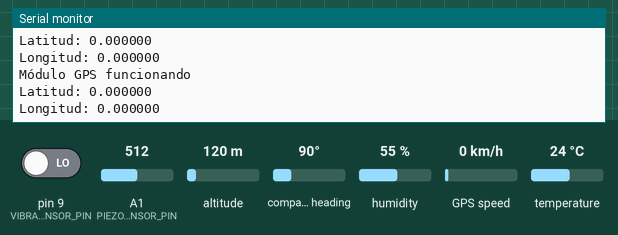
The sketch below on a simulated Arduino Uno, built with avr-gcc and run on an emulated ATmega328P. On the bench: the last lines printed to the serial monitor. The test bench sets the inputs (shaded band); at power-on: humidity 55 %, A1 (PIEZO_SENSOR_PIN) = 512, pin 9 (VIBRATION_SENSOR_PIN) LOW, temperature 24 °C, altitude 120 m, compass heading 90°, GPS speed 0 km/h. The GPS gets a fix after 3 s at 37.7749, -122.4194 with 8 satellites.

Above: at 3.8 s.
3.9 s: humidity set to 22 %
At 3.97 s:
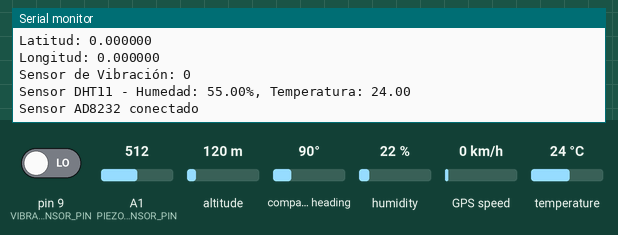
5.4 s: A1 (PIEZO_SENSOR_PIN) set to 716
At 6.1 s:
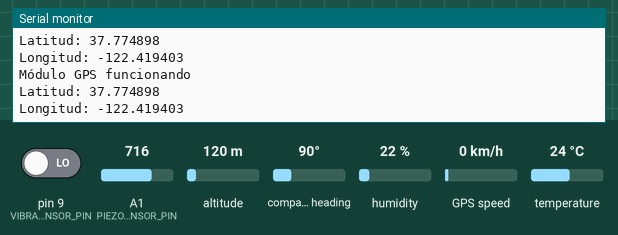
6.9 s: pin 9 (VIBRATION_SENSOR_PIN) driven HIGH
8.4 s: temperature set to 12 °C
At 8.81 s:
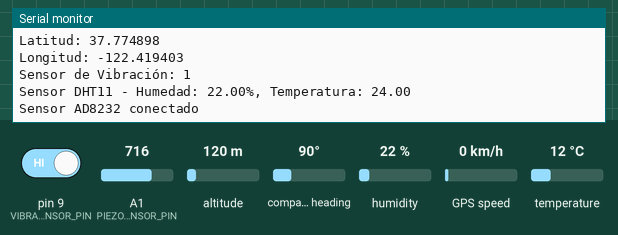
9.9 s: A1 (PIEZO_SENSOR_PIN) set to 992
At 10.02 s:
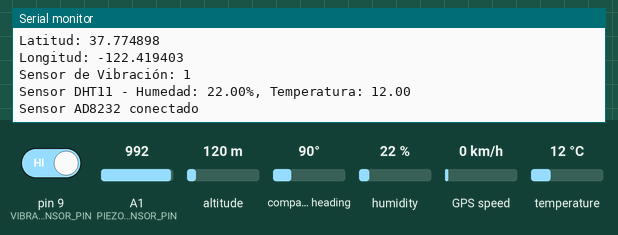
11.4 s: humidity set to 40 %
At 12.45 s:
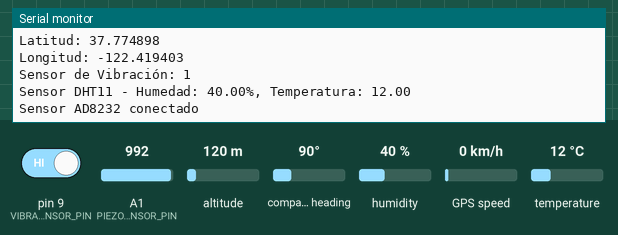
Timing chart, 0 to 13.9 s (numbered marks = the images above; inputs shaded):
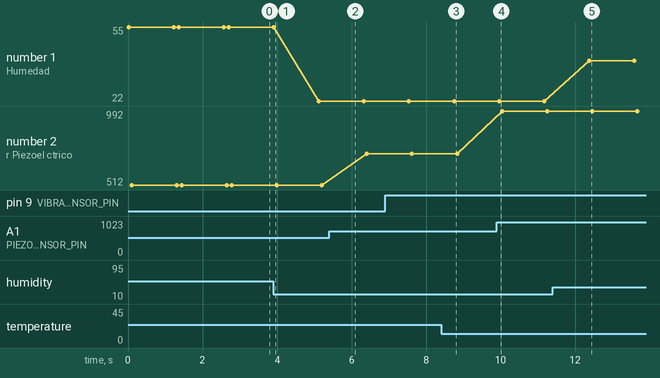

The sketch:

pruebas.ino
```cpp
#include <SoftwareSerial.h>
#include <TinyGPS++.h>
#include <DHT.h>

#define GPS_RX 2   // RX pin del módulo GPS conectado al pin 2 del Arduino
#define GPS_TX 3   // TX pin del módulo GPS conectado al pin 3 del Arduino
SoftwareSerial gpsSerial(GPS_RX, GPS_TX); // Crea un objeto SoftwareSerial para el módulo GPS

#define VIBRATION_SENSOR_PIN 9
#define DHT_SENSOR_PIN 8
#define AD8232_SENSOR_PIN 4
#define PIEZO_SENSOR_PIN A1
#define ACCELEROMETER_SDA A4
#define ACCELEROMETER_SCL A5

DHT dht(DHT_SENSOR_PIN, DHT11); // Crea un objeto DHT para el sensor DHT11

TinyGPSPlus gps; // Crea un objeto TinyGPS++ para el módulo GPS

void setup() {
  Serial.begin(9600);
  gpsSerial.begin(9600);
  dht.begin();
}

void loop() {
  // Comprobar el sensor de vibración
  int vibrationValue = digitalRead(VIBRATION_SENSOR_PIN);
  Serial.print("Sensor de Vibración: ");
  Serial.println(vibrationValue);

  // Comprobar el sensor DHT11
  float humidity = dht.readHumidity();
  float temperature = dht.readTemperature();
  Serial.print("Sensor DHT11 - Humedad: ");
  Serial.print(humidity);
  Serial.print("%, Temperatura: ");
  Serial.println(temperature);

  // Comprobar el sensor AD8232 (puede requerir un manejo más complejo dependiendo de la aplicación)
  // Aquí solo mostraremos un mensaje indicando que el sensor está conectado
  Serial.println("Sensor AD8232 conectado");

  // Comprobar el sensor piezoeléctrico
  int piezoValue = analogRead(PIEZO_SENSOR_PIN);
  Serial.print("Sensor Piezoeléctrico: ");
  Serial.println(piezoValue);

  // Comprobar el módulo GPS
  while (gpsSerial.available() > 0) {
    if (gps.encode(gpsSerial.read())) {
      Serial.println("Módulo GPS funcionando");
      Serial.print("Latitud: ");
      Serial.println(gps.location.lat(), 6);
      Serial.print("Longitud: ");
      Serial.println(gps.location.lng(), 6);
    }
  }

  // Pausa de 1 segundo entre lecturas
  delay(1000);
}
```

Measured:
- after the input at 11.4 s, the serial monitor: prints a new line after 0.98 s (image 5)
- plotted number 1: 55 → 22 after the input at 3.9 s, 22 → 40 after the input at 11.4 s
- plotted number 2: 512 → 716 after the input at 5.4 s, 716 → 992 after the input at 9.9 s
